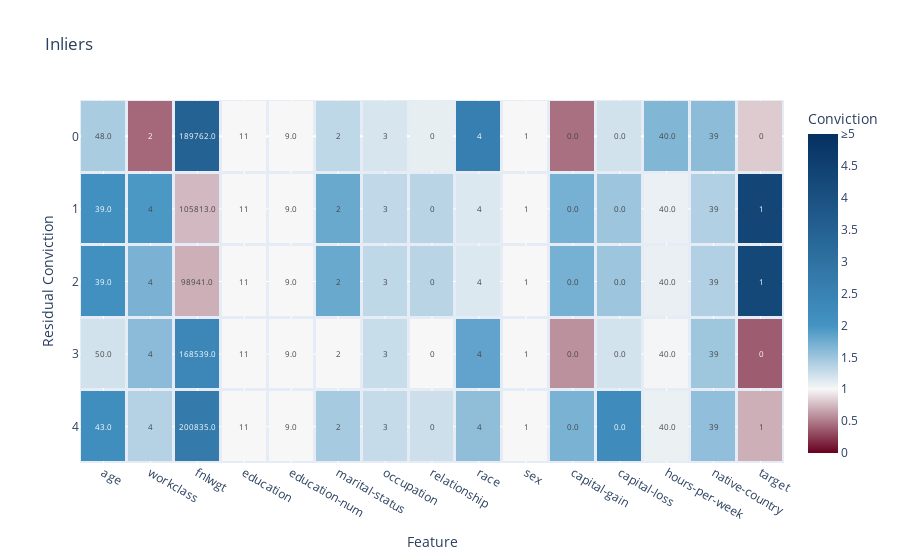

Here is the notebook cell this chart was saved with:
### Code cell
fig = plot_anomalies(inliers, case_feature_residual_convictions, title="Inliers", yaxis_title="Residual Conviction")
fig.show(width=1500, height=750)

### Figure 1 — Plotly figure (JSON) as saved in the notebook; plotly's stock layout.template omitted (floating-point values rounded to 4 significant figures)
{"data": [{"coloraxis": "coloraxis", "hovertemplate": "Conviction=%{z}", "name": "Outliers", "text": [["48.0", "2", "189762.0", "11", "9.0", "2", "3", "0", "4", "1", "0.0", "0.0", "40.0", "39", "0", "0.226544699610413", "648", "b79b737f-0646-489a-9509-21c6289d51ff", "0.8483168772397602", "inlier"], ["39.0", "4", "105813.0", "11", "9.0", "2", "3", "0", "4", "1", "0.0", "0.0", "40.0", "39", "1", "0.2407203519906887", "841", "b79b737f-0646-489a-9509-21c6289d51ff", "1.0463796341149625", "inlier"], ["39.0", "4", "98941.0", "11", "9.0", "2", "3", "0", "4", "1", "0.0", "0.0", "40.0", "39", "1", "0.2492977974718506", "167", "b79b737f-0646-489a-9509-21c6289d51ff", "1.1017820893758778", "inlier"], ["50.0", "4", "168539.0", "11", "9.0", "2", "3", "0", "4", "1", "0.0", "0.0", "40.0", "39", "0", "0.252005576221491", "768", "b79b737f-0646-489a-9509-21c6289d51ff", "1.0623325589715178", "inlier"], ["43.0", "4", "200835.0", "11", "9.0", "2", "3", "0", "4", "1", "0.0", "0.0", "40.0", "39", "1", "0.257010428141266", "226", "b79b737f-0646-489a-9509-21c6289d51ff", "1.1172104233985147", "inlier"]], "texttemplate": "%{text}", "type": "heatmap", "x": ["age", "workclass", "fnlwgt", "education", "education-num", "marital-status", "occupation", "relationship", "race", "sex", "capital-gain", "capital-loss", "hours-per-week", "native-country", "target"], "xgap": 3, "y": [0, 1, 2, 3, 4], "ygap": 3, "z": [[1.429, 0.4211, 3.481, 1.0, 1.0, 1.309, 1.175, 1.09, 2.592, 1.0, 0.4525, 1.21, 1.648, 1.593, 0.82], [2.094, 1.953, 0.7458, 1.0, 1.0, 1.781, 1.307, 1.344, 1.148, 1.0, 1.715, 1.503, 1.071, 1.386, 4.324], [2.089, 1.688, 0.7068, 1.0, 1.0, 1.781, 1.31, 1.344, 1.149, 1.0, 1.715, 1.503, 1.076, 1.385, 4.283], [1.208, 1.598, 2.349, 1.0, 1.0, 1.0, 1.259, 1.0, 1.836, 1.0, 0.5885, 1.2, 1.022, 1.492, 0.3738], [2.144, 1.367, 2.727, 1.0, 1.0, 1.451, 1.276, 1.236, 1.571, 1.0, 1.693, 2.206, 1.069, 1.566, 0.7105]]}], "layout": {"coloraxis": {"cmax": 5, "cmin": 0, "colorbar": {"ticktext": ["0", "0.5", "1", "1.5", "2", "2.5", "3", "3.5", "4", "4.5", "≥5"], "tickvals": [0, 0.5, 1, 1.5, 2, 2.5, 3, 3.5, 4, 4.5, 5], "title": {"text": "Conviction"}}, "colorscale": [[0, "rgb(103,0,31)"], [0.2, "rgb(247, 247, 247)"], [0.4, "rgb(67,147,195)"], [1, "rgb(5,48,97)"]]}, "title": {"text": "Inliers"}, "xaxis": {"anchor": "y", "domain": [0, 1], "title": {"text": "Feature"}}, "yaxis": {"anchor": "x", "autorange": "reversed", "domain": [0, 1], "title": {"text": "Residual Conviction"}}}}
